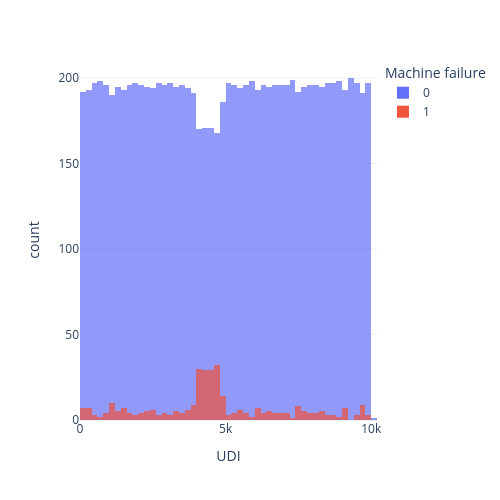
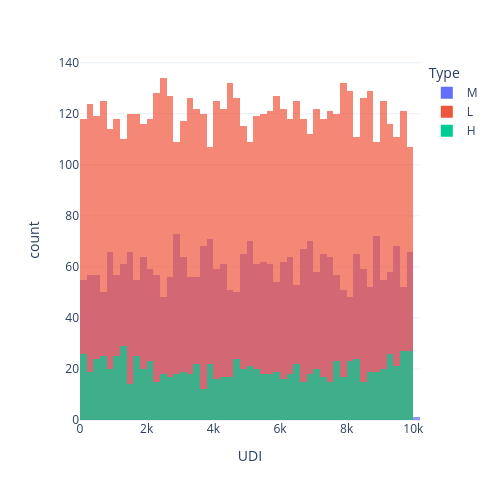
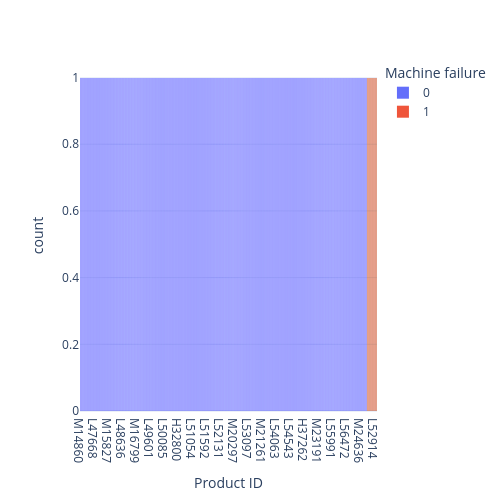
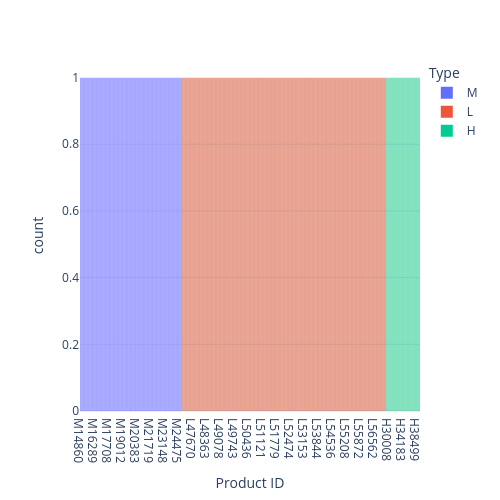

These figures' notebook cell, in order:
### Code cell
col_sort = "UDI"
col_grouping = ["Machine failure", "Type"]
size = 500
df_sorted = df.sort_values(col_sort)

for column in df.columns.to_list():
    for group in col_grouping:
        fig = px.histogram(
            data_frame = df_sorted,
            x = column,
            color = group,
            width = size,
            height = size,
            opacity=0.7,
            barmode="overlay"
            )
        fig.show()

### Figure 1 — Plotly figure (JSON) as saved in the notebook; plotly's stock layout.template omitted (floating-point values rounded to 4 significant figures; data arrays with more than 128 entries replaced by an {"elided": "..."} marker saying what was removed)
{"data": [{"bingroup": "x", "hovertemplate": "Machine failure=0<br>UDI=%{x}<br>count=%{y}<extra></extra>", "legendgroup": "0", "marker": {"color": "#636efa", "opacity": 0.7, "pattern": {"shape": ""}}, "name": "0", "orientation": "v", "showlegend": true, "type": "histogram", "x": {"elided": "9661 int values"}, "xaxis": "x", "yaxis": "y"}, {"bingroup": "x", "hovertemplate": "Machine failure=1<br>UDI=%{x}<br>count=%{y}<extra></extra>", "legendgroup": "1", "marker": {"color": "#EF553B", "opacity": 0.7, "pattern": {"shape": ""}}, "name": "1", "orientation": "v", "showlegend": true, "type": "histogram", "x": {"elided": "339 int values"}, "xaxis": "x", "yaxis": "y"}], "layout": {"barmode": "overlay", "height": 500, "legend": {"title": {"text": "Machine failure"}, "tracegroupgap": 0}, "margin": {"t": 60}, "width": 500, "xaxis": {"anchor": "y", "domain": [0, 1], "title": {"text": "UDI"}}, "yaxis": {"anchor": "x", "domain": [0, 1], "title": {"text": "count"}}}}

### Figure 2 — Plotly figure (JSON) as saved in the notebook; plotly's stock layout.template omitted (floating-point values rounded to 4 significant figures; data arrays with more than 128 entries replaced by an {"elided": "..."} marker saying what was removed)
{"data": [{"bingroup": "x", "hovertemplate": "Type=M<br>UDI=%{x}<br>count=%{y}<extra></extra>", "legendgroup": "M", "marker": {"color": "#636efa", "opacity": 0.7, "pattern": {"shape": ""}}, "name": "M", "orientation": "v", "showlegend": true, "type": "histogram", "x": {"elided": "2997 int values"}, "xaxis": "x", "yaxis": "y"}, {"bingroup": "x", "hovertemplate": "Type=L<br>UDI=%{x}<br>count=%{y}<extra></extra>", "legendgroup": "L", "marker": {"color": "#EF553B", "opacity": 0.7, "pattern": {"shape": ""}}, "name": "L", "orientation": "v", "showlegend": true, "type": "histogram", "x": {"elided": "6000 int values"}, "xaxis": "x", "yaxis": "y"}, {"bingroup": "x", "hovertemplate": "Type=H<br>UDI=%{x}<br>count=%{y}<extra></extra>", "legendgroup": "H", "marker": {"color": "#00cc96", "opacity": 0.7, "pattern": {"shape": ""}}, "name": "H", "orientation": "v", "showlegend": true, "type": "histogram", "x": {"elided": "1003 int values"}, "xaxis": "x", "yaxis": "y"}], "layout": {"barmode": "overlay", "height": 500, "legend": {"title": {"text": "Type"}, "tracegroupgap": 0}, "margin": {"t": 60}, "width": 500, "xaxis": {"anchor": "y", "domain": [0, 1], "title": {"text": "UDI"}}, "yaxis": {"anchor": "x", "domain": [0, 1], "title": {"text": "count"}}}}

### Figure 3 — Plotly figure (JSON) as saved in the notebook; plotly's stock layout.template omitted (floating-point values rounded to 4 significant figures; data arrays with more than 128 entries replaced by an {"elided": "..."} marker saying what was removed)
{"data": [{"bingroup": "x", "hovertemplate": "Machine failure=0<br>Product ID=%{x}<br>count=%{y}<extra></extra>", "legendgroup": "0", "marker": {"color": "#636efa", "opacity": 0.7, "pattern": {"shape": ""}}, "name": "0", "orientation": "v", "showlegend": true, "type": "histogram", "x": {"elided": "9661 str values"}, "xaxis": "x", "yaxis": "y"}, {"bingroup": "x", "hovertemplate": "Machine failure=1<br>Product ID=%{x}<br>count=%{y}<extra></extra>", "legendgroup": "1", "marker": {"color": "#EF553B", "opacity": 0.7, "pattern": {"shape": ""}}, "name": "1", "orientation": "v", "showlegend": true, "type": "histogram", "x": {"elided": "339 str values"}, "xaxis": "x", "yaxis": "y"}], "layout": {"barmode": "overlay", "height": 500, "legend": {"title": {"text": "Machine failure"}, "tracegroupgap": 0}, "margin": {"t": 60}, "width": 500, "xaxis": {"anchor": "y", "domain": [0, 1], "title": {"text": "Product ID"}}, "yaxis": {"anchor": "x", "domain": [0, 1], "title": {"text": "count"}}}}

### Figure 4 — Plotly figure (JSON) as saved in the notebook; plotly's stock layout.template omitted (floating-point values rounded to 4 significant figures; data arrays with more than 128 entries replaced by an {"elided": "..."} marker saying what was removed)
{"data": [{"bingroup": "x", "hovertemplate": "Type=M<br>Product ID=%{x}<br>count=%{y}<extra></extra>", "legendgroup": "M", "marker": {"color": "#636efa", "opacity": 0.7, "pattern": {"shape": ""}}, "name": "M", "orientation": "v", "showlegend": true, "type": "histogram", "x": {"elided": "2997 str values"}, "xaxis": "x", "yaxis": "y"}, {"bingroup": "x", "hovertemplate": "Type=L<br>Product ID=%{x}<br>count=%{y}<extra></extra>", "legendgroup": "L", "marker": {"color": "#EF553B", "opacity": 0.7, "pattern": {"shape": ""}}, "name": "L", "orientation": "v", "showlegend": true, "type": "histogram", "x": {"elided": "6000 str values"}, "xaxis": "x", "yaxis": "y"}, {"bingroup": "x", "hovertemplate": "Type=H<br>Product ID=%{x}<br>count=%{y}<extra></extra>", "legendgroup": "H", "marker": {"color": "#00cc96", "opacity": 0.7, "pattern": {"shape": ""}}, "name": "H", "orientation": "v", "showlegend": true, "type": "histogram", "x": {"elided": "1003 str values"}, "xaxis": "x", "yaxis": "y"}], "layout": {"barmode": "overlay", "height": 500, "legend": {"title": {"text": "Type"}, "tracegroupgap": 0}, "margin": {"t": 60}, "width": 500, "xaxis": {"anchor": "y", "domain": [0, 1], "title": {"text": "Product ID"}}, "yaxis": {"anchor": "x", "domain": [0, 1], "title": {"text": "count"}}}}
